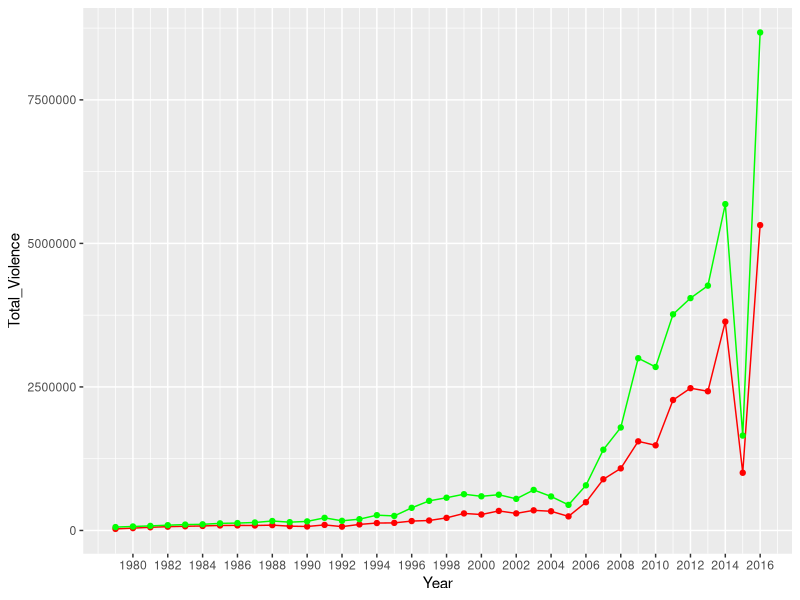

This figure's R source:
library(ggplot2)
full_data = read.csv('full_data.csv')

###### Total Violence & Peaceful Actions for all years
totals <- ggplot() +
  geom_line(data=full_data, aes(x=Year, y=Total_Violence), color='red') +
  geom_point(data=full_data, aes(x=Year, y=Total_Violence), color='red')

totals <- totals + 
  geom_line(data=full_data, aes(x=Year, y=Total_Peace), color='green') +
  geom_point(data=full_data, aes(x=Year, y=Total_Peace), color='green') + 
  scale_x_continuous(breaks=seq(1980,2016,2))

print(totals)



##########